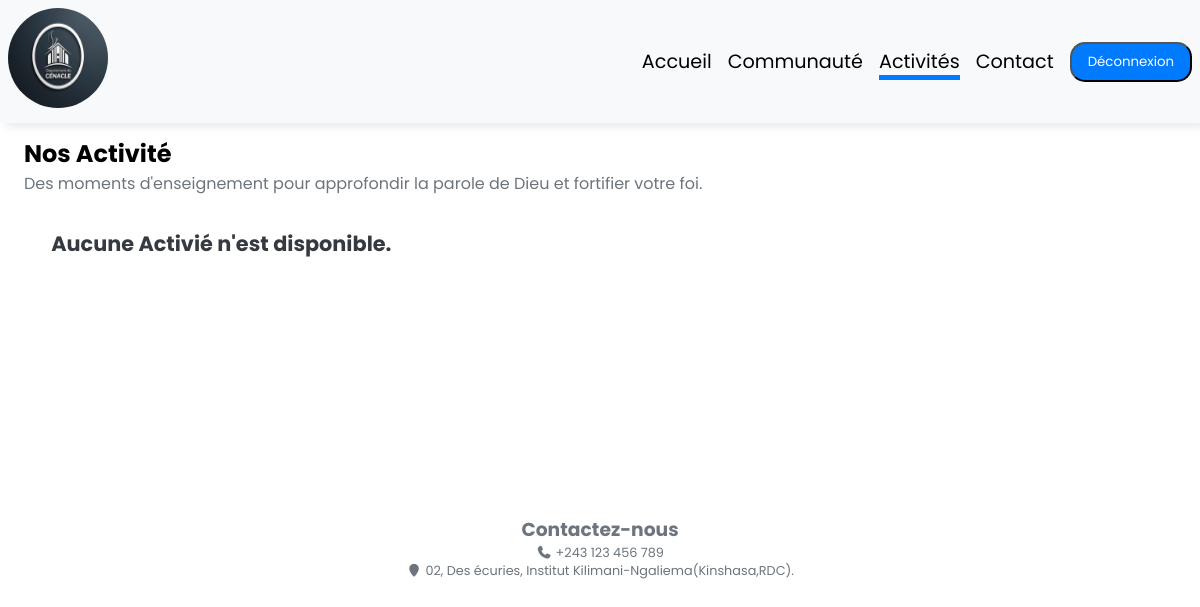
Before: /activites/activites/ with the older database file.
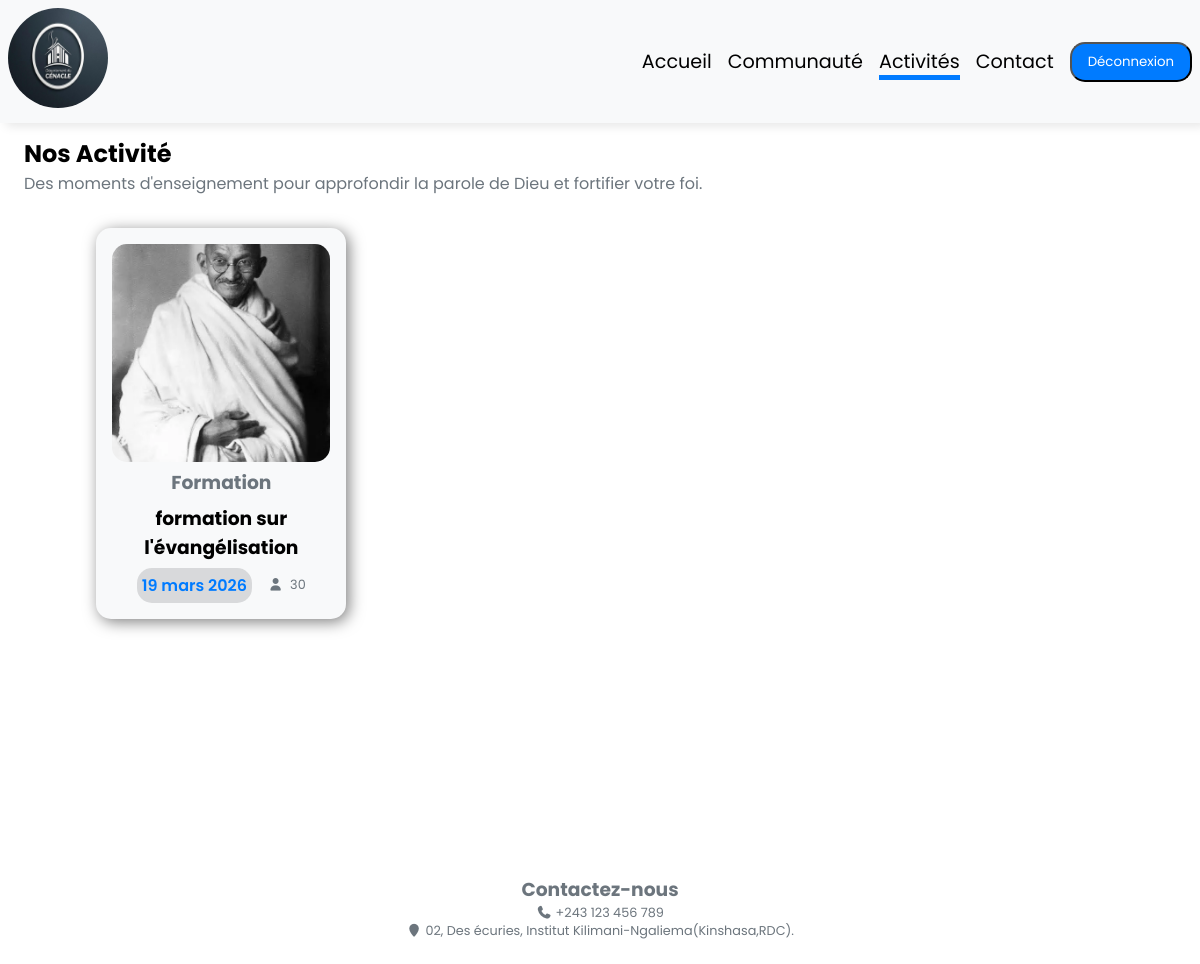
After: the same page with the newer database file.
### gestouvriers/models.py (models this page shows, shortened)
class Activites(models.Model):
    IdAct=models.AutoField(primary_key=True)
    titre=models.CharField(max_length=100, verbose_name="Titre", default="Formation")
    nombre_participants=models.IntegerField(verbose_name="Nombre des participants", default="30")
    date=models.DateField(verbose_name="Date")
    description_de_la_formation=models.CharField(max_length=150, verbose_name="Description de la formation", default="formation sur l'évangélisation")
    img=models.ImageField(upload_to="activites/", verbose_name="Image",blank=True, null=True)

### gestouvriers/views.py (the view)
# urls.py: path('activites/', views.activite, name='voirplus'),
def activite(request):
    activite_list=Activites.objects.all()
    return render(request, 'pages/voirplus.html',{'activites':activite_list})

### templates/pages/voirplus.html (shortened to what this page needs)
{% extends "base.html" %}
{% load static %}
{% block csslink %}<link rel="stylesheet" href="{% static 'style/formation.css' %}">{% endblock csslink %}
{% block navcontent %}
                        <ul>
                            <li><a href="{% url "Accueil" %}">Accueil</a></li>
                            <li><a href="{% url "Communaute" %}">Communauté</a></li>
                            <li><a href="{% url "voirplus" %}" class="activelink">Activités</a></li>
                            <li><a href="{% url "Contact" %}">Contact</a></li>
                        </ul>
                    <button class="button">Déconnexion</button>
                    {% endblock navcontent %}
{% block sections %}
    <div class="Activites">
            <div class="title">
                <div class="left">
                    <h2>Nos Activité</h2>
                    <p>Des moments d'enseignement pour approfondir la parole de Dieu et fortifier votre foi.</p>
                </div>
            </div>
        <div class="boxs">
            {% for activite in activites %}
                <div class="box">
                    <img src="{{activite.img.url}}" alt="Activité">
                    <h3 class="titre">{{activite.titre}}</h3>
                    <h3>{{activite.description_de_la_formation}}</h3>
                    <div class="down">
                        <a href="">{{activite.date}}</a>
                        <p><span><i class="fa-solid fa-user"></i></span> {{activite.nombre_participants}}</p>
                    </div>
                </div>
                {% empty %}
                <h2 class="empty">Aucune Activié n'est disponible.</h2>
            {% endfor %}
        </div>
    </div>
{% endblock sections %}

### templates/base.html (shortened to what this page needs)
{% load static %}
<!DOCTYPE html>
<html lang="fr">
<head>
    {% block csslink %}<link rel="stylesheet" href="{% static 'style/style.css' %}">{% endblock csslink %}
    <link rel="stylesheet" href="{% static 'style/media.css' %}">
    <link rel="stylesheet" href="https://cdnjs.cloudflare.com/ajax/libs/font-awesome/7.0.1/css/all.min.css" />
</head>
<body>
    <main>
            <header>
                <a href="{% url "Accueil" %}"><div class="logo"><img src="{% static 'photos/logo.jpg' %}" alt="logo du département" width="100px"></div></a>
                <nav>
                    {% block navcontent %}{% endblock navcontent %}
                </nav>
            </header>
        {% block sections %}
        {% endblock sections %}
        {% block footer %}
            <footer>
                <div class="footer-content">
                    <div class="contact-info">
                        <h3>Contactez-nous</h3>
                        <p><i class="fas fa-phone"></i> +243 123 456 789</p>
                        <p><i class="fa-solid fa-location-pin"></i> 02, Des écuries, Institut Kilimani-Ngaliema(Kinshasa,RDC).</p>
                    </div>
                </div>
        {% endblock footer %}
    </main>
</body>
</html>

### static/style/formation.css (style rules this page uses)
:root { --primary-color: #007bff; --secondary-color: #6c757d; --success-color: #28a745; --danger-color: #dc3545; --warning-color: #ffc107; --info-color: #17a2b8; --light-color: #f8f9fa; --dark-color: #343a40; --skeleton-base: #e0e0e0; --skeleton-highlight: #f5f5f5; --txt-color:#000; --borderadius-btn:15px; padding: min(1.5rem,10%); }
* { margin: 0; padding: 0; box-sizing: border-box; font-family: 'Poppins', sans-serif; outline: none; text-decoration: none; list-style-type: none; }
header { background: var(--light-color); box-shadow: 6px 3px 10px rgba(0,0,0,0.1); width: 100%; display:flex; justify-content:space-between; align-items:center; text-align:center; position: fixed; z-index:1000; top:0; left:0; padding:.5rem; }
.logo img { width: min(100px,15vw); height: min(100px,15vw); border-radius: 50%; -webkit-border-radius: 50%; -moz-border-radius: 50%; -ms-border-radius: 50%; -o-border-radius: 50%; }
nav { display:flex; justify-content:center; align-items:center; text-align:center; gap:1rem; }
ul { display:flex; flex-direction: row; gap:1rem; }
li a { font-size: clamp(1.2rem,1vw,1rem); color: var(--txt-color); transition: all 0.3s ease; position: relative; }
li a::before { content: ''; position: absolute; width: 0; height: 5px; background: var(--primary-color); bottom: -5px; left: 0; transition: all 0.3s ease; }
.activelink { position: relative; }
.activelink::before { content: ''; position: absolute; width: 100%; height: 5px; background: var(--primary-color); bottom: -5px; left: 0; }
.button { cursor: pointer; background: var(--primary-color); color: #fff; padding: .5rem 1rem; border-radius: var(--borderadius-btn); transition: all 0.3s ease; }
.Activites { padding: 7rem 0 3rem 0; display: flex; flex-direction: column; gap: 1rem; }
.title { display: flex; justify-content: space-between; align-items: center; }
.title .left p { color: var(--secondary-color); }
.titre { color: var(--secondary-color); }
.boxs { display: grid; grid-template-columns: repeat(auto-fit, minmax(250px,1fr)); gap: 1rem; width: 100%; padding: 1em; place-items: center; }
.box { background: var(--light-color); box-shadow: 3px 3px 15px rgba(0,0,0,0.5); border-radius: var(--borderadius-btn); padding: min(1rem); display: flex; flex-direction:column ; gap: .4rem; text-align: center; width: 100%; aspect-ratio: 1/1; max-width: 250px; text-align: center; }
.down { display: flex; justify-content: center; align-items: center; gap: 1rem; }
.down a { background: #cecfd0bf; color: var(--primary-color); font-weight: 550; padding: .3rem; border-radius: var(--borderadius-btn); -webkit-border-radius: var(--borderadius-btn); -moz-border-radius: var(--borderadius-btn); -ms-border-radius: var(--borderadius-btn); -o-border-radius: var(--borderadius-btn); }
.down p { display: flex; gap: .4rem; color: var(--secondary-color); }
.box p { font-size: .8rem; }
.box img { width: 100%; height: 100%; object-fit: cover; aspect-ratio: 1/1; border-radius: var(--borderadius-btn); }
footer { margin:12rem 0 0 0; width: 100%; height: 100%; display: flex; flex-direction: column; justify-content: center; align-items: center; text-align: center; gap: 1rem; color: var(--secondary-color); }
footer a,footer p { font-size: clamp(.8rem,1vw,1.1rem); }

### static/style/media.css (style rules this page uses)
:root { --primary-color: #007bff; --secondary-color: #6c757d; --success-color: #28a745; --danger-color: #dc3545; --warning-color: #ffc107; --info-color: #17a2b8; --light-color: #f8f9fa; --dark-color: #343a40; --txt-color:#000; --borderadius-btn:15px; padding: min(1.5rem,10%); }
@media (max-width:1200px) { .boxs { grid-template-columns: repeat(3,1fr); } }

Changed rows visible on the page:
added Activites: img (picture), titre "Formation", description_de_la_formation "formation sur l'évangélisation", date "19 mars 2026", nombre_participants "30"
Other visible differences:
text no longer shown: "Aucune Activié n'est disponible."
